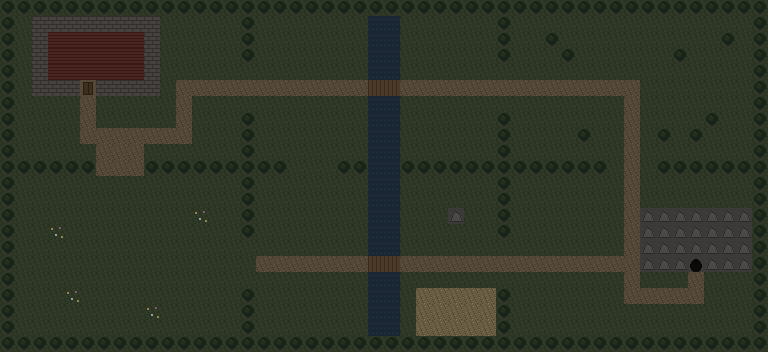

Tiled map render using the project's own tile images. Description and the whole map definition, tile-layer contents included, below:
An orthogonal 48x22 tile map with 16x16 px tiles, 1 tile layer (ground) and 10 objects (5x encounter, 3x spawn, town, exit).

<map version="1.10" tiledversion="1.10.2" orientation="orthogonal" renderorder="right-down" width="48" height="22" tilewidth="16" tileheight="16" infinite="0" nextlayerid="3" nextobjectid="11">
 <properties>
  <property name="name" value="The Outskirts (placeholder)" />
  <property name="region" type="int" value="1" />
 </properties>
 <tileset firstgid="1" source="placeholder_tiles.tsx" />
 <layer id="1" name="ground" width="48" height="22">
  <data encoding="csv">
4,4,4,4,4,4,4,4,4,4,4,4,4,4,4,4,4,4,4,4,4,4,4,4,4,4,4,4,4,4,4,4,4,4,4,4,4,4,4,4,4,4,4,4,4,4,4,4,
4,1,5,5,5,5,5,5,5,5,1,1,1,1,1,4,1,1,1,1,1,1,1,3,3,1,1,1,1,1,1,4,1,1,1,1,1,1,1,1,1,1,1,1,1,1,1,4,
4,1,5,6,6,6,6,6,6,5,1,1,1,1,1,4,1,1,1,1,1,1,1,3,3,1,1,1,1,1,1,4,1,1,4,1,1,1,1,1,1,1,1,1,1,4,1,4,
4,1,5,6,6,6,6,6,6,5,1,1,1,1,1,4,1,1,1,1,1,1,1,3,3,1,1,1,1,1,1,4,1,1,1,4,1,1,1,1,1,1,4,1,1,1,1,4,
4,1,5,6,6,6,6,6,6,5,1,1,1,1,1,1,1,1,1,1,1,1,1,3,3,1,1,1,1,1,1,1,1,1,1,1,1,1,1,1,1,1,1,1,1,1,1,4,
4,1,5,5,5,7,5,5,5,5,1,2,2,2,2,2,2,2,2,2,2,2,2,12,12,2,2,2,2,2,2,2,2,2,2,2,2,2,2,2,1,1,1,1,1,1,1,4,
4,1,1,1,1,2,1,1,1,1,1,2,1,1,1,1,1,1,1,1,1,1,1,3,3,1,1,1,1,1,1,1,1,1,1,1,1,1,1,2,1,1,1,1,1,1,1,4,
4,1,1,1,1,2,1,1,1,1,1,2,1,1,1,4,1,1,1,1,1,1,1,3,3,1,1,1,1,1,1,4,1,1,1,1,1,1,1,2,1,1,1,1,4,1,1,4,
4,1,1,1,1,2,2,2,2,2,2,2,1,1,1,4,1,1,1,1,1,1,1,3,3,1,1,1,1,1,1,4,1,1,1,1,4,1,1,2,1,4,1,4,1,1,1,4,
4,1,1,1,1,1,2,2,2,1,1,1,1,1,1,4,1,1,1,1,1,1,1,3,3,1,1,1,1,1,1,4,1,1,1,1,1,1,1,2,1,1,1,1,1,1,1,4,
4,4,4,4,4,4,2,2,2,4,4,4,4,4,4,4,4,4,1,1,1,4,4,3,3,4,4,4,4,4,4,4,4,4,4,4,4,4,1,2,1,4,4,4,4,4,4,4,
4,1,1,1,1,1,1,1,1,1,1,1,1,1,1,4,1,1,1,1,1,1,1,3,3,1,1,1,1,1,1,4,1,1,1,1,1,1,1,2,1,1,1,1,1,1,1,4,
4,1,1,1,1,1,1,1,1,1,1,1,1,1,1,4,1,1,1,1,1,1,1,3,3,1,1,1,1,1,1,4,1,1,1,1,1,1,1,2,1,1,1,1,1,1,1,4,
4,1,1,1,1,1,1,1,1,1,1,1,13,1,1,4,1,1,1,1,1,1,1,3,3,1,1,1,14,1,1,4,1,1,1,1,1,1,1,2,14,14,14,14,14,14,14,4,
4,1,1,13,1,1,1,1,1,1,1,1,1,1,1,4,1,1,1,1,1,1,1,3,3,1,1,1,1,1,1,4,1,1,1,1,1,1,1,2,14,14,14,14,14,14,14,4,
4,1,1,1,1,1,1,1,1,1,1,1,1,1,1,1,1,1,1,1,1,1,1,3,3,1,1,1,1,1,1,1,1,1,1,1,1,1,1,2,14,14,14,14,14,14,14,4,
4,1,1,1,1,1,1,1,1,1,1,1,1,1,1,1,2,2,2,2,2,2,2,12,12,2,2,2,2,2,2,2,2,2,2,2,2,2,2,2,14,14,14,8,14,14,14,4,
4,1,1,1,1,1,1,1,1,1,1,1,1,1,1,1,1,1,1,1,1,1,1,3,3,1,1,1,1,1,1,1,1,1,1,1,1,1,1,2,1,1,1,2,1,1,1,4,
4,1,1,1,13,1,1,1,1,1,1,1,1,1,1,4,1,1,1,1,1,1,1,3,3,1,16,16,16,16,16,4,1,1,1,1,1,1,1,2,2,2,2,2,1,1,1,4,
4,1,1,1,1,1,1,1,1,13,1,1,1,1,1,4,1,1,1,1,1,1,1,3,3,1,16,16,16,16,16,4,1,1,1,1,1,1,1,1,1,1,1,1,1,1,1,4,
4,1,1,1,1,1,1,1,1,1,1,1,1,1,1,4,1,1,1,1,1,1,1,3,3,1,16,16,16,16,16,4,1,1,1,1,1,1,1,1,1,1,1,1,1,1,1,4,
4,4,4,4,4,4,4,4,4,4,4,4,4,4,4,4,4,4,4,4,4,4,4,4,4,4,4,4,4,4,4,4,4,4,4,4,4,4,4,4,4,4,4,4,4,4,4,4
</data>
 </layer>
 <objectgroup id="2" name="objects">
  <object id="1" name="start" class="spawn" x="88" y="120">
   <point />
  </object>
  <object id="2" name="town_1" class="spawn" x="88" y="104">
   <point />
  </object>
  <object id="3" name="dungeon_door" class="spawn" x="696" y="296">
   <point />
  </object>
  <object id="4" name="Town 1 gate" class="town" x="80" y="80" width="16" height="16">
   <properties>
    <property name="town" value="town_1" />
   </properties>
  </object>
  <object id="5" name="Into the cave" class="exit" x="688" y="256" width="16" height="16">
   <properties>
    <property name="map" value="sample_dungeon" />
    <property name="spawn" value="entrance" />
   </properties>
  </object>
  <object id="6" name="Grave robber" class="encounter" x="304" y="128" width="16" height="16">
   <properties>
    <property name="kind" value="grave_robber" />
   </properties>
  </object>
  <object id="7" name="Ember bandit" class="encounter" x="448" y="32" width="16" height="16">
   <properties>
    <property name="kind" value="ember_bandit" />
   </properties>
  </object>
  <object id="8" name="Thornback" class="encounter" x="608" y="128" width="16" height="16">
   <properties>
    <property name="kind" value="thornback" />
   </properties>
  </object>
  <object id="9" name="Zealot" class="encounter" x="304" y="224" width="16" height="16">
   <properties>
    <property name="kind" value="zealot" />
   </properties>
  </object>
  <object id="10" name="Thornback" class="encounter" x="96" y="256" width="16" height="16">
   <properties>
    <property name="kind" value="thornback" />
   </properties>
  </object>
 </objectgroup>
</map>
